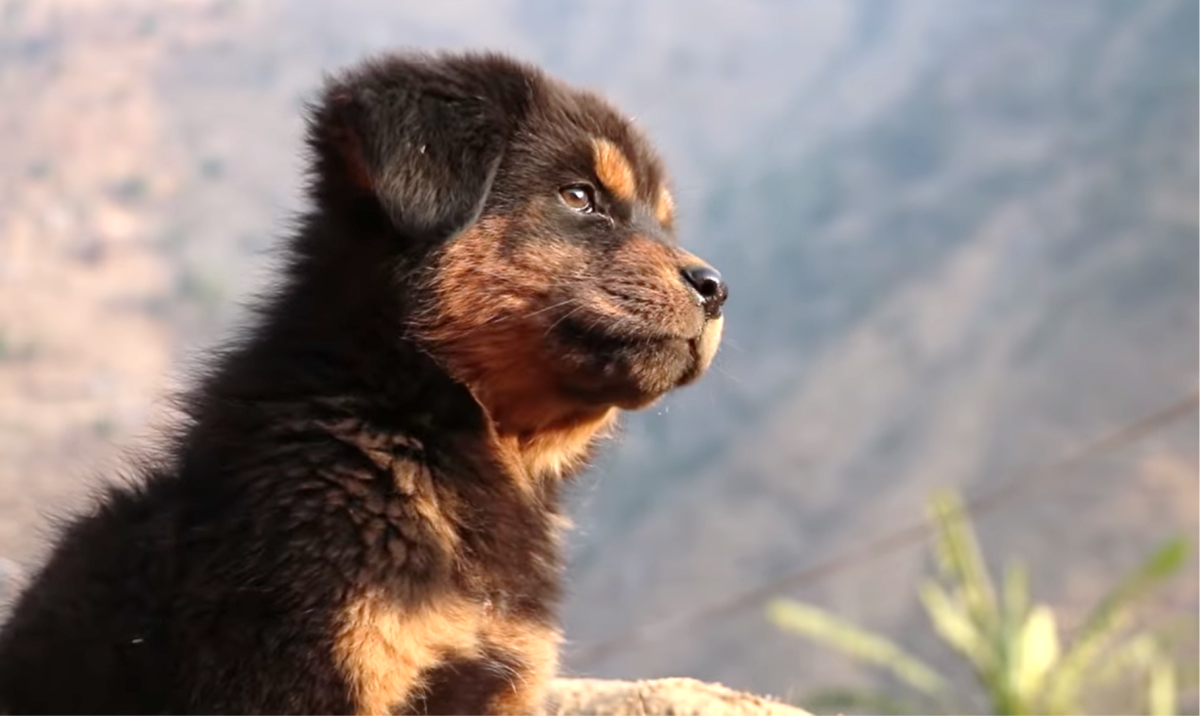
#> input picture misc/test_image.png, 1200 x 716 px
$ jupyter execute ProcessingImageData.ipynb
#> lines starting #> are read from the running program, lines starting #| are printed output that depends on the picture
**Topics:**
- Reading an image file and converting it to a numpy array
- Resizing an image
- RGB to Grayscale conversion

**Libraries that can be used for image processing:**
1. matplotlib.image
2. pillow
3. cv2 (OpenCV)

[cell 1]
# importing the image module from matplotlib library

import matplotlib.image as mpimg
import matplotlib.pyplot as plt

[cell 2]
# loading an image through matplotlib.image module

img = mpimg.imread('test_image.png')
#> img is the input picture: shape (716, 1200, 4) float32; mean R, G, B, A 0.561, 0.518, 0.502, 0.999

[cell 3]
type(img)

[cell 4]
img.shape
#> Out = (716, 1200, 4)

[cell 5]
img

[cell 6]
img_plot = plt.imshow(img)
plt.show()

Resizing the image using pillow library

[cell 7]
from PIL import Image

[cell 8]
img = Image.open('test_image.png')
#> img: PIL image 1200x716 RGBA
img_resized = img.resize((720,720))
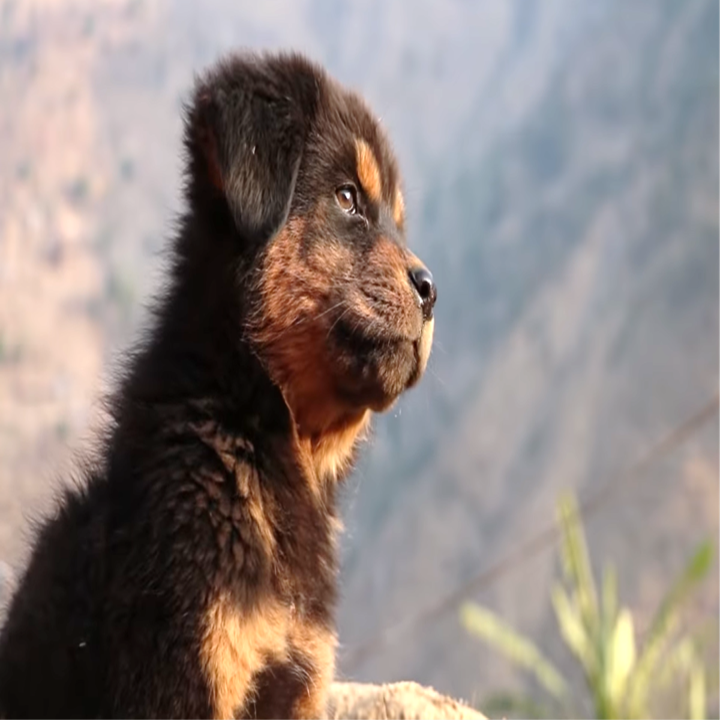
#> img_resized: PIL image 720x720 RGBA; mean R, G, B, A 143, 132.3, 127.9, 254.8; transparent parts drawn white

[cell 9]
img_resized

[cell 10]
img_resized.save('resized_test_img.png')

[cell 11]
plt.imshow(img_resized)
plt.show()

[cell 12]
type(img)

[cell 13]
type(img_resized)

[cell 14]
plt.imshow(img)
plt.show()

[cell 15]
import numpy as np

[cell 16]
test = np.asarray(img_resized)

[cell 17]
test.shape
#> Out = (720, 720, 4)

Converting RGB images to Grayscale using openCV

[cell 18]
import cv2

[cell 19]
img = cv2.imread('test_image.png')
#> img: shape (716, 1200, 3)

[cell 20]
type(img)

[cell 21]
img.shape
#> Out = (716, 1200, 3)

[cell 22]
grayscaled_image = cv2.cvtColor(img, cv2.COLOR_RGB2GRAY)
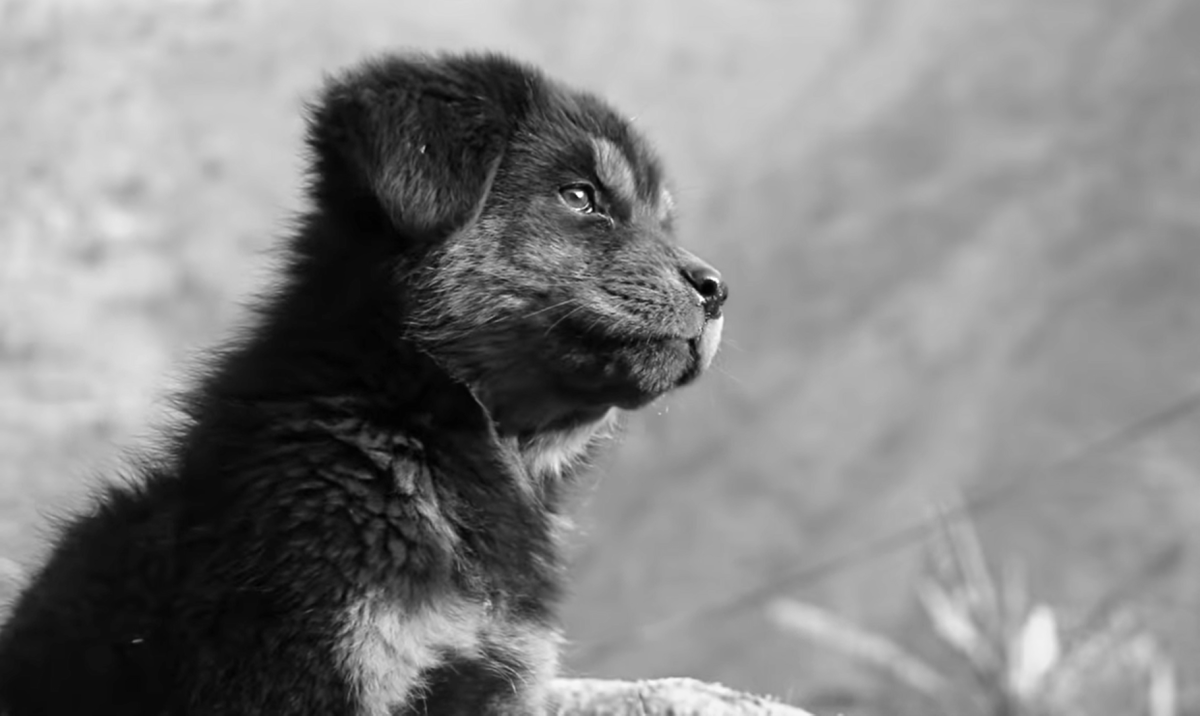
#> grayscaled_image: shape (716, 1200); min 1, max 255, mean 132.2

[cell 23]
grayscaled_image

[cell 24]
grayscaled_image.shape
#> Out = (716, 1200)

[cell 25]
plt.imshow(grayscaled_image)
plt.show()

[cell 26]
plt.imshow(img)
plt.show()

[cell 27]
cv2.imshow('Grayscale Image', grayscaled_image)

[cell 28]
cv2.imwrite('Grayscale_Image.jpg', grayscaled_image)
#> Out = True
